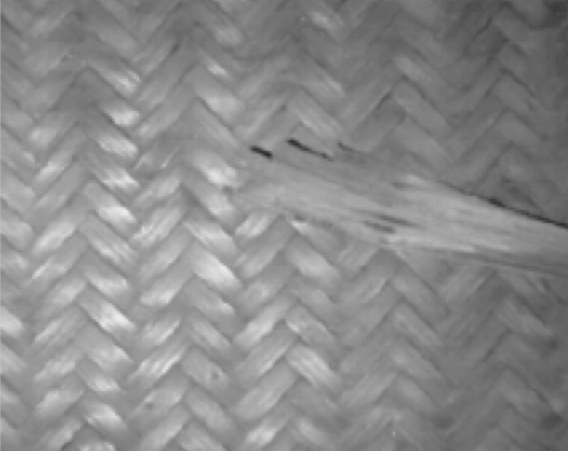
%> input picture Processamento Digital de Imagens/Exemplos_Professor/Exemplo_Frequencia_5C.png, 1136 x 902 px (shown at 1/2 size)
$ octave Exemplo_Frequencia_5.m   (GNU Octave 9; MATLAB toolbox functions it lacks are replaced by stand-ins)
%> lines starting %> are read from the running program, lines starting %| are printed output that depends on the picture
clear all;
clc;

%img_ori     = imread('Exemplo_Frequencia_5A.png');
%img_ori     = imread('Exemplo_Frequencia_5B.png');
img_ori     = imread('Exemplo_Frequencia_5C.png');
%> img_ori is the input picture: size 902x1136x3 uint8; mean R, G, B 139, 139, 139
img_gray    = rgb2gray(img_ori);
img_fourier = fft2(img_gray);

figure;
subplot(2,2,1);
imshow(img_gray);
title('Imagem Tons de Cinza');

hold;
subplot(2,2,2);
imshow(img_fourier);
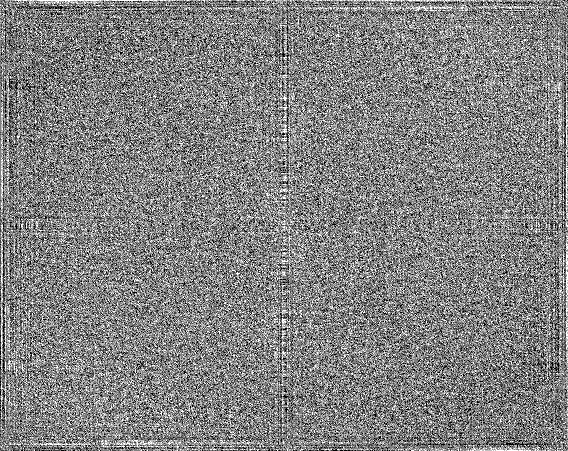
%> displayed picture: size 902x1136, on the screen's scale of 0 to 255 (shown at 1/2 size); min 0, max 255, mean 129.6
title('Transformade Discreta de Fourier da Imagem');

hold;
subplot(2,2,3);
imshow(abs(fftshift(img_fourier)),[24 100000]);
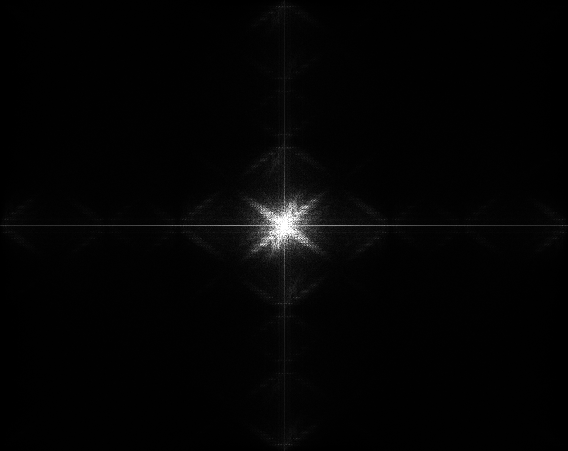
%> displayed picture: size 902x1136, on the screen's scale of 0 to 255 (shown at 1/2 size); min 0, max 255, mean 3.9
title('Espectro de Fourier da Imagem');

$ run again, with Processamento Digital de Imagens/Exemplos_Professor/Exemplo_Frequencia_5A.png copied over Processamento Digital de Imagens/Exemplos_Professor/Exemplo_Frequencia_5C.png
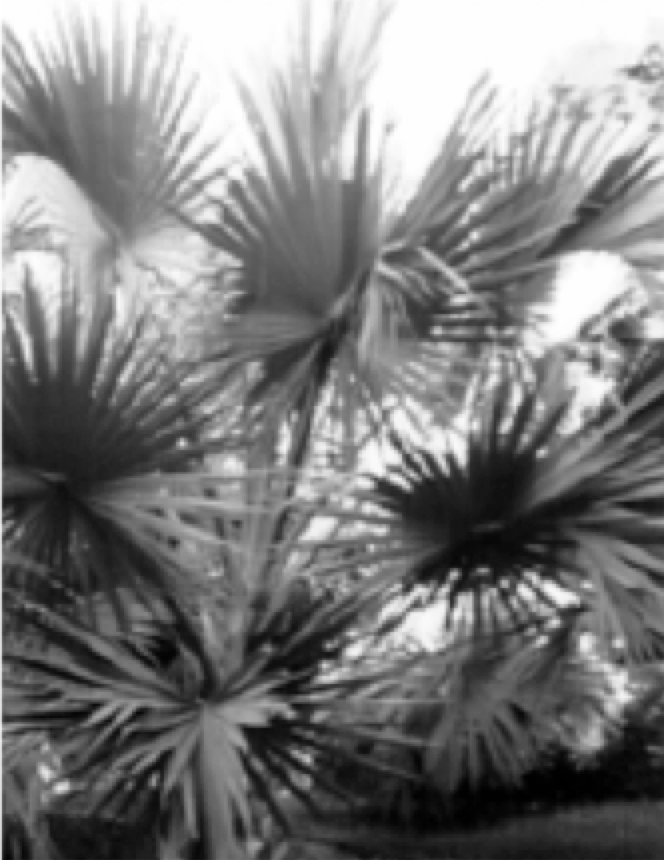
%> input picture Processamento Digital de Imagens/Exemplos_Professor/Exemplo_Frequencia_5A.png, 664 x 860 px
%> img_ori is the input picture: size 860x664x3 uint8; mean R, G, B 126.1, 126, 126.1
%> `imshow(img_fourier);`:
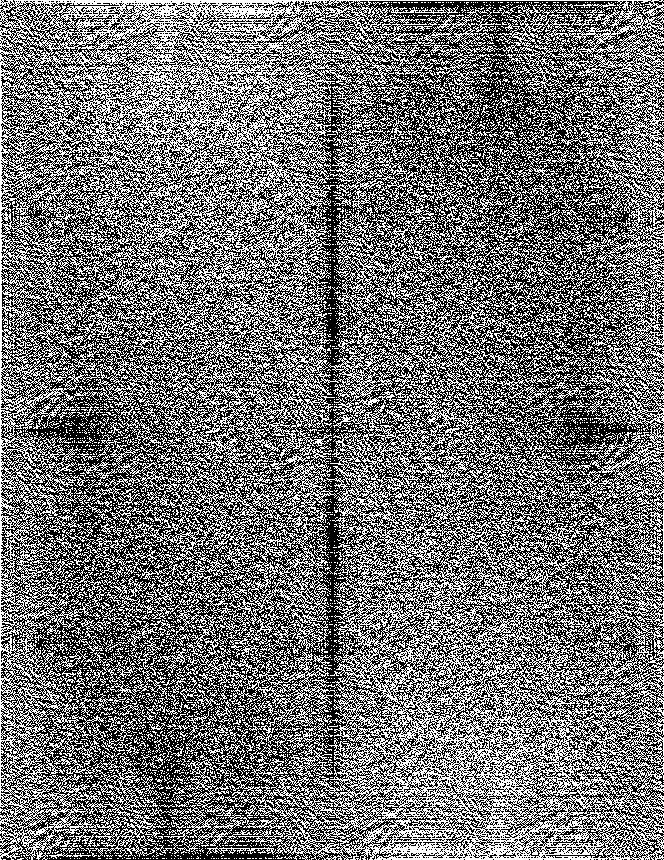
%> displayed picture: size 860x664, on the screen's scale of 0 to 255; min 0, max 255, mean 113.8
%> `imshow(abs(fftshift(img_fourier)),[24 100000]);`:
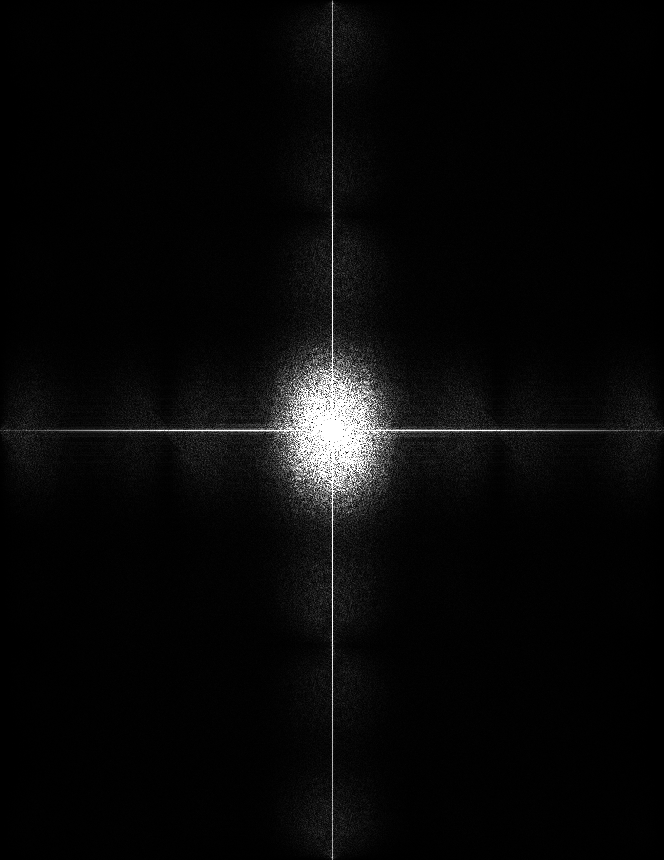
%> displayed picture: size 860x664, on the screen's scale of 0 to 255; min 0, max 255, mean 8.8
